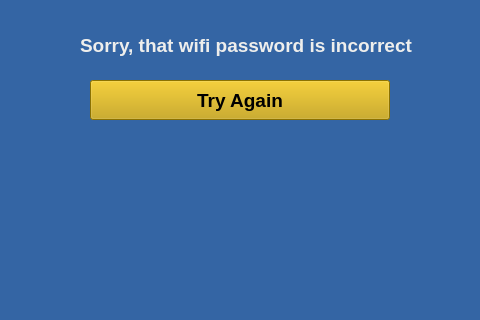
<?xml version="1.0" encoding="UTF-8"?>
<ui version="4.0">
 <class>wifitryagain</class>
 <widget class="QMainWindow" name="wifitryagain">
  <property name="geometry">
   <rect>
    <x>0</x>
    <y>0</y>
    <width>480</width>
    <height>320</height>
   </rect>
  </property>
  <property name="windowTitle">
   <string>MainWindow</string>
  </property>
  <property name="styleSheet">
   <string notr="true">background-color: rgb(52, 101, 164);</string>
  </property>
  <widget class="QWidget" name="centralwidget">
   <widget class="QLabel" name="label3">
    <property name="geometry">
     <rect>
      <x>80</x>
      <y>30</y>
      <width>350</width>
      <height>30</height>
     </rect>
    </property>
    <property name="font">
     <font>
      <pointsize>14</pointsize>
      <weight>75</weight>
      <bold>true</bold>
     </font>
    </property>
    <property name="styleSheet">
     <string notr="true">color: rgb(238, 238, 236);</string>
    </property>
    <property name="text">
     <string>Sorry, that wifi password is incorrect</string>
    </property>
    <property name="scaledContents">
     <bool>true</bool>
    </property>
   </widget>
   <widget class="QPushButton" name="wifitabutton">
    <property name="geometry">
     <rect>
      <x>90</x>
      <y>80</y>
      <width>300</width>
      <height>40</height>
     </rect>
    </property>
    <property name="font">
     <font>
      <pointsize>14</pointsize>
      <weight>75</weight>
      <bold>true</bold>
     </font>
    </property>
    <property name="styleSheet">
     <string notr="true">background-color: rgb(196, 160, 0);</string>
    </property>
    <property name="text">
     <string>Try Again</string>
    </property>
   </widget>
  </widget>
 </widget>
 <resources/>
 <connections/>
</ui>
